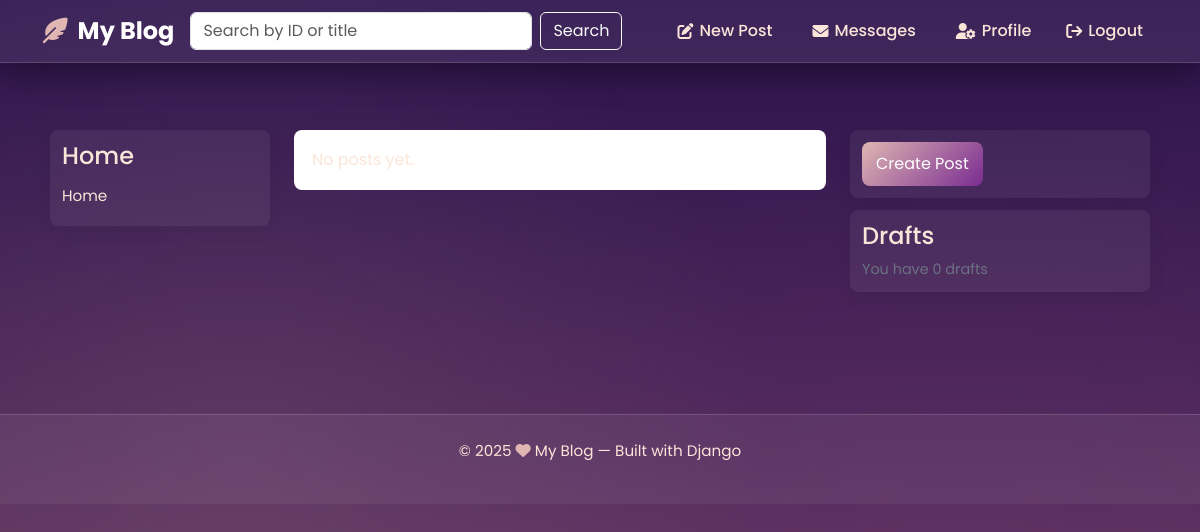
Before: / (signed in) with the older database file.
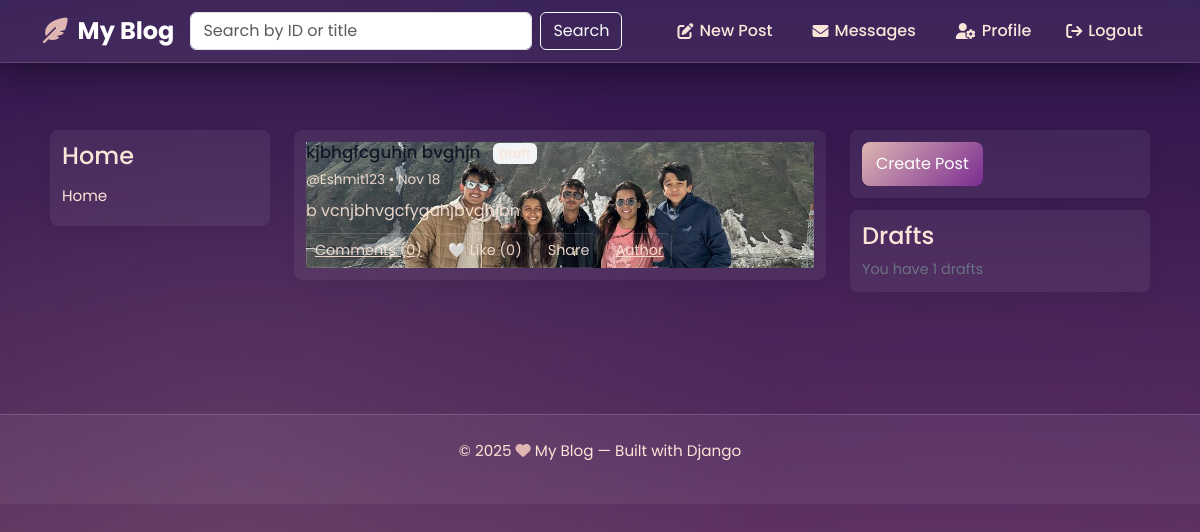
After: the same page with the newer database file.
### blog/models.py (models this page shows, shortened)
class Post(models.Model):
    title = models.CharField(max_length=200)
    slug = models.SlugField(max_length=200, unique=True)
    author = models.ForeignKey(User, on_delete=models.CASCADE)
    content = RichTextField() if RichTextField else models.TextField()
    tags = models.CharField(max_length=200, blank=True)
    image = models.ImageField(upload_to='posts/', blank=True, null=True)
    background_color = models.CharField(max_length=7, blank=True, default='#ffffff')
    background_image = models.ImageField(upload_to='post_backgrounds/', blank=True, null=True)
    date_posted = models.DateTimeField(default=timezone.now)
    published = models.BooleanField(default=True)
    likes = models.ManyToManyField(User, related_name='liked_posts', blank=True)
    category = models.ForeignKey(Category, on_delete=models.SET_NULL, null=True, blank=True)
    def get_absolute_url(self):
        return reverse('post_detail', kwargs={'pk': self.pk})

### blog/views.py (the view)
# urls.py: path('', views.home, name='home'),
def home(request):
    if request.user.is_authenticated:
        posts = Post.objects.filter(Q(published=True) | Q(author=request.user)).order_by('-date_posted')
    else:
        posts = Post.objects.filter(published=True).order_by('-date_posted')
    draft_count = 0
    if request.user.is_authenticated:
        draft_count = Post.objects.filter(author=request.user, published=False).count()
    return render(request, 'blog/home.html', {'posts': posts, 'draft_count': draft_count})

### blog/context_processors.py (called while the page is built)
def blog_settings(request):
    setting = None
    try:
        setting = BlogSetting.objects.first()
    except Exception:
        setting = None
    return {'blog_setting': setting}

### blog/templates/blog/home.html (shortened to what this page needs)
{% extends 'blog/base.html' %}
{% block content %}
<div class="layout">
  <aside class="left-col">
    <div class="nav-card">
      <h4 style="margin:0 0 8px 0;">Home</h4>
      <ul style="list-style:none;padding:0;margin:0;font-size:0.95rem;color:#FBE4D8;">
        <li style="padding:6px 0;">Home</li>
      </ul>
    </div>
  </aside>
  <main class="feed">
    {% for post in posts %}
      <article class="post-row">
        <div class="post-main" {% if post.background_image %}style="background-image: url('{{ post.background_image.url }}'); background-size: cover; background-position: center;"{% endif %}>
          <h3><a href="{% url 'post_detail' post.pk %}" style="color:#111827;text-decoration:none;">{{ post.title }}</a>
            {% if not post.published and request.user == post.author %}<span style="background:#f3f4f6;padding:2px 6px;border-radius:6px;margin-left:8px;font-size:0.8rem;">Draft</span>{% endif %}
          </h3>
          <div class="post-meta">@{{ post.author.username }} • {{ post.date_posted|date:"M d" }}</div>
          <div class="post-excerpt">{{ post.content|truncatewords:30 }}</div>
          <div class="post-actions">
            <a class="action-btn" href="{% url 'post_detail' post.pk %}">Comments ({{ post.comments.count }})</a>
            <button class="action-btn post-like-btn" data-pk="{{ post.pk }}">{% if user.is_authenticated and user in post.likes.all %}❤️ Like ({{ post.likes.count }}){% else %}🤍 Like ({{ post.likes.count }}){% endif %}</button>
            <button class="action-btn" onclick="window.location.href='{{ post.get_absolute_url }}'">Share</button>
            <a class="action-btn" href="{% url 'profile' post.author.username %}">Author</a>
          </div>
        </div>
      </article>
    {% empty %}
      <div style="background:#fff;padding:18px;border-radius:8px;">No posts yet.</div>
    {% endfor %}
  </main>
  <aside class="right-col">
    <div class="widget">
      <a class="create-btn" href="{% url 'post_new' %}">Create Post</a>
    </div>
    <div class="widget">
      <h4 style="margin:0 0 8px 0;">Drafts</h4>
      <p style="margin:0;font-size:0.9rem;color:#6b7280;">You have {{ draft_count }} drafts</p>
    </div>
  </aside>
</div>
{% endblock %}

### blog/templates/blog/base.html (shortened to what this page needs)
<!DOCTYPE html>
<html lang="en">
<head>
  <link rel="stylesheet" href="https://cdnjs.cloudflare.com/ajax/libs/font-awesome/6.5.0/css/all.min.css">
  <link href="https://cdn.jsdelivr.net/npm/bootstrap@5.3.3/dist/css/bootstrap.min.css" rel="stylesheet" />
</head>
<body
  {% comment %}Apply the site-level background from `blog_setting` (admin-managed).{% endcomment %}
  >
  <nav class="navbar navbar-expand-lg fixed-top">
    <div class="container">
      <a class="navbar-brand" href="{% url 'home' %}">
        <i class="fa-solid fa-feather-pointed"></i> My Blog
      </a>
      <div class="collapse navbar-collapse" id="navbarNav">
        <form class="d-flex me-auto" method="get" action="{% url 'search_all' %}">
          <input class="form-control me-2" type="search" name="q" placeholder="Search by ID or title" aria-label="Search" style="min-width:220px;">
          <button class="btn btn-outline-light" type="submit">Search</button>
        </form>
        <ul class="navbar-nav ms-auto">
          {% if user.is_authenticated %}
            <li class="nav-item">
              <a class="nav-link" href="{% url 'post_new' %}">
                <i class="fa-solid fa-pen-to-square"></i> New Post
              </a>
            </li>
            <li class="nav-item">
              <a class="nav-link" href="{% url 'inbox' %}">
                <i class="fa-solid fa-envelope"></i> Messages
              </a>
            </li>
            <li class="nav-item">
              <a class="nav-link" href="{% url 'profile' user.username %}">
                <i class="fa-solid fa-user-gear"></i> Profile
              </a>
            </li>
            <li class="nav-item">
              <form method="post" action="{% url 'logout' %}">
                <button type="submit" class="logout-btn">
                  <i class="fa-solid fa-arrow-right-from-bracket"></i> Logout
                </button>
              </form>
            </li>
          {% endif %}
        </ul>
      </div>
    </div>
  </nav>
  <div class="container content-wrapper">
    {% block content %}{% endblock %}
  </div>
  <footer>
    <p>© {{ year|default:"2025" }} <i class="fa-solid fa-heart"></i> My Blog — Built with Django</p>
  </footer>
</body>
</html>

### blog/templates/blog/base.html (style rules this page uses)
* { margin: 0; padding: 0; box-sizing: border-box; }
body { background: linear-gradient(135deg, #1e0a35 0%, #3b185f 50%, #7a2c91 100%); background-attachment: fixed; font-family: 'Poppins', sans-serif; color: #fdf5f5; margin: 0; padding: 0; min-height: 100vh; position: relative; overflow-x: hidden; }
body::before { content: ''; position: fixed; top: 0; left: 0; width: 100%; height: 100%; background: radial-gradient(circle at 20% 50%, rgba(223, 182, 178, 0.1) 0%, transparent 50%), radial-gradient(circle at 80% 80%, rgba(122, 44, 145, 0.15) 0%, transparent 50%); pointer-events: none; z-index: 0; }
.navbar { background: rgba(255, 255, 255, 0.08); backdrop-filter: blur(15px); box-shadow: 0 8px 32px rgba(0, 0, 0, 0.4); border-bottom: 1px solid rgba(255, 255, 255, 0.15); transition: all 0.3s ease; }
.navbar-brand { font-weight: 700; font-size: 1.5rem; color: #fff !important; display: flex; align-items: center; transition: transform 0.3s ease; }
.navbar-brand i { color: #dfb6b2; margin-right: 10px; font-size: 1.6rem; animation: float 3s ease-in-out infinite; }
.nav-link { color: #fbe4d8 !important; font-weight: 500; transition: all 0.3s ease; display: flex; align-items: center; gap: 6px; padding: 8px 15px !important; border-radius: 8px; margin: 0 5px; }
.nav-link i { transition: transform 0.3s ease; }
.logout-btn { background: none; border: none; color: #fbe4d8 !important; font-weight: 500; cursor: pointer; display: flex; align-items: center; gap: 6px; transition: all 0.3s ease; padding: 8px 15px; border-radius: 8px; }
.content-wrapper { margin-top: 100px; padding: 30px 20px; position: relative; z-index: 1; animation: fadeIn 0.6s ease-in; }
footer { margin-top: 80px; padding: 25px 0; text-align: center; background: rgba(255, 255, 255, 0.06); border-top: 1px solid rgba(255, 255, 255, 0.15); color: #fbe4d8; font-size: 0.95rem; position: relative; z-index: 1; }
footer i { color: #dfb6b2; animation: heartbeat 1.5s ease-in-out infinite; }

### blog/templates/blog/home.html (style rules this page uses)
.layout { display: grid; grid-template-columns: 220px 1fr 300px; gap: 24px; align-items:start; }
.left-col { background: transparent; }
.nav-card { background: #fff; border-radius:8px; padding:12px; box-shadow:0 6px 18px rgba(0,0,0,0.06); }
.feed { display:flex; flex-direction:column; gap:16px; }
.post-row { display:grid; grid-template-columns: 1fr; gap:12px; align-items:start; background:#fff;border-radius:8px;padding:12px;box-shadow:0 6px 16px rgba(0,0,0,0.04); }
.post-main h3 { margin:0 0 8px 0; font-size:1.05rem; }
.post-meta { font-size:0.85rem;color:#6b7280;margin-bottom:8px; }
.post-excerpt { color:#374151; margin-bottom:10px; }
.post-actions { display:flex;gap:8px;align-items:center;font-size:0.9rem; }
.action-btn { background:transparent;border:1px solid #e5e7eb;padding:6px 8px;border-radius:6px;cursor:pointer;color:#374151; }
.right-col .widget { background:#fff;border-radius:8px;padding:12px;box-shadow:0 6px 18px rgba(0,0,0,0.06);margin-bottom:12px }
.create-btn { background:#0079d3;color:#fff;padding:10px 14px;border-radius:8px;text-decoration:none;display:inline-block }
body { background: linear-gradient(180deg, #2B124C, #522B5B, #854F6C); color: #FBE4D8; }
.nav-card, .post-row, .right-col .widget { background: rgba(255,255,255,0.06); color: #FBE4D8; }
.nav-card ul li { color: #FBE4D8; }
.post-main a { color: #FBE4D8; }
.post-meta, .post-excerpt, .post-actions .action-btn { color: rgba(251,228,216,0.9); }
.action-btn { border-color: rgba(255,255,255,0.12); color: #FBE4D8; background: rgba(255,255,255,0.03); }
.create-btn { background: linear-gradient(135deg, #DFB6B2, #7A2C91); }

Changed rows visible on the page:
added Post: background_image (picture), title "kjbhgfcguhjn bvghjn", author.username "Eshmit123", date_posted "Nov 18", content "b vcnjbhvgcfyguhjbvghjbn", comments.count "0", likes.count "0"
Other visible differences:
{{ draft_count }}: "0" → "1"
text no longer shown: "No posts yet."
